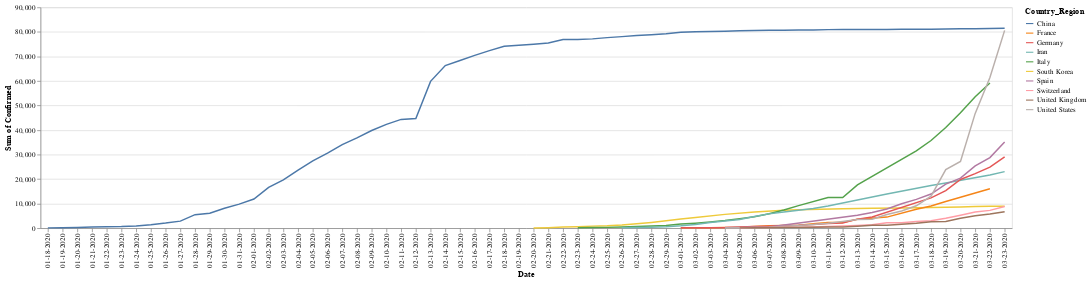

Notebook code for this chart:
### Code cell
chart = alt.Chart(df).mark_line().encode(
    x = alt.X("Date"),
    y= alt.Y("Confirmed",aggregate="sum"),
    color = alt.Color("Country_Region")
)
chart.interactive()

### Figure 1 — Vega-Lite specification as saved in the notebook (floating-point values rounded to 4 significant figures; data arrays with more than 128 entries replaced by an {"elided": "..."} marker saying what was removed)
{"config": {"view": {"continuousWidth": 400, "continuousHeight": 300}}, "data": {"name": "data-32ee4abcd6f804d5e3344c5cd60b020b"}, "mark": "line", "encoding": {"color": {"type": "nominal", "field": "Country_Region"}, "x": {"type": "nominal", "field": "Date"}, "y": {"type": "quantitative", "aggregate": "sum", "field": "Confirmed"}}, "selection": {"selector002": {"type": "interval", "bind": "scales", "encodings": ["x", "y"]}}, "$schema": "https://vega.github.io/schema/vega-lite/v4.0.0.json", "datasets": {"data-32ee4abcd6f804d5e3344c5cd60b020b": {"elided": "387 records"}}}
